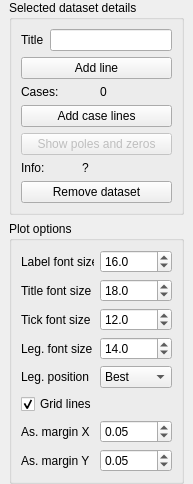
             <widget class="QWidget" name="scrollAreaWidgetContents">
              <property name="geometry">
               <rect>
                <x>0</x>
                <y>0</y>
                <width>193</width>
                <height>451</height>
               </rect>
              </property>
              <property name="sizePolicy">
               <sizepolicy hsizetype="Ignored" vsizetype="Preferred">
                <horstretch>0</horstretch>
                <verstretch>0</verstretch>
               </sizepolicy>
              </property>
              <layout class="QGridLayout" name="gridLayout_14">
               <property name="leftMargin">
                <number>0</number>
               </property>
               <property name="topMargin">
                <number>0</number>
               </property>
               <property name="rightMargin">
                <number>0</number>
               </property>
               <property name="bottomMargin">
                <number>0</number>
               </property>
               <item row="1" column="0">
                <widget class="QGroupBox" name="groupBox_2">
                 <property name="maximumSize">
                  <size>
                   <width>175</width>
                   <height>16777215</height>
                  </size>
                 </property>
                 <property name="title">
                  <string>Plot options</string>
                 </property>
                 <layout class="QGridLayout" name="gridLayout_7">
                  <property name="leftMargin">
                   <number>9</number>
                  </property>
                  <item row="1" column="0">
                   <widget class="QLabel" name="label_25">
                    <property name="text">
                     <string>Title font size</string>
                    </property>
                   </widget>
                  </item>
                  <item row="4" column="1">
                   <widget class="QComboBox" name="plt_legendpos">
                    <item>
                     <property name="text">
                      <string>Best</string>
                     </property>
                    </item>
                    <item>
                     <property name="text">
                      <string>Upper right</string>
                     </property>
                    </item>
                    <item>
                     <property name="text">
                      <string>Upper left</string>
                     </property>
                    </item>
                    <item>
                     <property name="text">
                      <string>Lower left</string>
                     </property>
                    </item>
                    <item>
                     <property name="text">
                      <string>Lower right</string>
                     </property>
                    </item>
                    <item>
                     <property name="text">
                      <string>Right</string>
                     </property>
                    </item>
                    <item>
                     <property name="text">
                      <string>Center left</string>
                     </property>
                    </item>
                    <item>
                     <property name="text">
                      <string>Center right</string>
                     </property>
                    </item>
                    <item>
                     <property name="text">
                      <string>Lower center</string>
                     </property>
                    </item>
                    <item>
                     <property name="text">
                      <string>Upper center</string>
                     </property>
                    </item>
                    <item>
                     <property name="text">
                      <string>Center</string>
                     </property>
                    </item>
                    <item>
                     <property name="text">
                      <string>None</string>
                     </property>
                    </item>
                   </widget>
                  </item>
                  <item row="3" column="1">
                   <widget class="QDoubleSpinBox" name="plt_legendsize_sb">
                    <property name="decimals">
                     <number>1</number>
                    </property>
                    <property name="minimum">
                     <double>5.000000000000000</double>
                    </property>
                    <property name="maximum">
                     <double>100.000000000000000</double>
                    </property>
                    <property name="singleStep">
                     <double>0.500000000000000</double>
                    </property>
                    <property name="value">
                     <double>14.000000000000000</double>
                    </property>
                   </widget>
                  </item>
                  <item row="2" column="1">
                   <widget class="QDoubleSpinBox" name="plt_ticksize_sb">
                    <property name="decimals">
                     <number>1</number>
                    </property>
                    <property name="minimum">
                     <double>5.000000000000000</double>
                    </property>
                    <property name="singleStep">
                     <double>0.500000000000000</double>
                    </property>
                    <property name="value">
                     <double>12.000000000000000</double>
                    </property>
                   </widget>
                  </item>
                  <item row="2" column="0">
                   <widget class="QLabel" name="label_24">
                    <property name="text">
                     <string>Tick font size</string>
                    </property>
                   </widget>
                  </item>
                  <item row="6" column="1">
                   <widget class="QDoubleSpinBox" name="plt_marginx">
                    <property name="maximum">
                     <double>1.000000000000000</double>
                    </property>
                    <property name="singleStep">
                     <double>0.010000000000000</double>
                    </property>
                    <property name="value">
                     <double>0.050000000000000</double>
                    </property>
                   </widget>
                  </item>
                  <item row="6" column="0">
                   <widget class="QLabel" name="label_21">
                    <property name="text">
                     <string>As. margin X</string>
                    </property>
                   </widget>
                  </item>
                  <item row="4" column="0">
                   <widget class="QLabel" name="label_19">
                    <property name="text">
                     <string>Leg. position</string>
                    </property>
                   </widget>
                  </item>
                  <item row="3" column="0">
                   <widget class="QLabel" name="label_18">
                    <property name="text">
                     <string>Leg. font size</string>
                    </property>
                   </widget>
                  </item>
                  <item row="0" column="1">
                   <widget class="QDoubleSpinBox" name="plt_labelsize_sb">
                    <property name="frame">
                     <bool>true</bool>
                    </property>
                    <property name="readOnly">
                     <bool>false</bool>
                    </property>
                    <property name="accelerated">
                     <bool>false</bool>
                    </property>
                    <property name="showGroupSeparator" stdset="0">
                     <bool>false</bool>
                    </property>
                    <property name="decimals">
                     <number>1</number>
                    </property>
                    <property name="minimum">
                     <double>5.000000000000000</double>
                    </property>
                    <property name="maximum">
                     <double>100.000000000000000</double>
                    </property>
                    <property name="singleStep">
                     <double>0.500000000000000</double>
                    </property>
                    <property name="value">
                     <double>16.000000000000000</double>
                    </property>
                   </widget>
                  </item>
                  <item row="0" column="0">
                   <widget class="QLabel" name="label_17">
                    <property name="text">
                     <string>Label font size</string>
                    </property>
                   </widget>
                  </item>
                  <item row="7" column="1">
                   <widget class="QDoubleSpinBox" name="plt_marginy">
                    <property name="maximum">
                     <double>1.000000000000000</double>
                    </property>
                    <property name="singleStep">
                     <double>0.010000000000000</double>
                    </property>
                    <property name="value">
                     <double>0.050000000000000</double>
                    </property>
                   </widget>
                  </item>
                  <item row="7" column="0">
                   <widget class="QLabel" name="label_20">
                    <property name="text">
                     <string>As. margin Y</string>
                    </property>
                   </widget>
                  </item>
                  <item row="5" column="0" colspan="2">
                   <widget class="QCheckBox" name="plt_grid">
                    <property name="text">
                     <string>Grid lines</string>
                    </property>
                    <property name="checked">
                     <bool>true</bool>
                    </property>
                   </widget>
                  </item>
                  <item row="1" column="1">
                   <widget class="QDoubleSpinBox" name="plt_titlesize_sb">
                    <property name="decimals">
                     <number>1</number>
                    </property>
                    <property name="minimum">
                     <double>5.000000000000000</double>
                    </property>
                    <property name="singleStep">
                     <double>0.500000000000000</double>
                    </property>
                    <property name="value">
                     <double>18.000000000000000</double>
                    </property>
                   </widget>
                  </item>
                 </layout>
                </widget>
               </item>
               <item row="0" column="0">
                <widget class="QGroupBox" name="dataset_gb">
                 <property name="sizePolicy">
                  <sizepolicy hsizetype="Preferred" vsizetype="Preferred">
                   <horstretch>0</horstretch>
                   <verstretch>0</verstretch>
                  </sizepolicy>
                 </property>
                 <property name="minimumSize">
                  <size>
                   <width>0</width>
                   <height>0</height>
                  </size>
                 </property>
                 <property name="maximumSize">
                  <size>
                   <width>175</width>
                   <height>16777215</height>
                  </size>
                 </property>
                 <property name="title">
                  <string>Selected dataset details</string>
                 </property>
                 <layout class="QGridLayout" name="gridLayout_5">
                  <item row="4" column="0">
                   <widget class="QPushButton" name="ds_poleszeros_btn">
                    <property name="enabled">
                     <bool>false</bool>
                    </property>
                    <property name="text">
                     <string>Show poles and zeros</string>
                    </property>
                   </widget>
                  </item>
                  <item row="2" column="0">
                   <layout class="QHBoxLayout" name="horizontalLayout_4">
                    <item>
                     <widget class="QLabel" name="label_13">
                      <property name="text">
                       <string>Cases:</string>
                      </property>
                     </widget>
                    </item>
                    <item>
                     <widget class="QLabel" name="ds_casenum_lb">
                      <property name="text">
                       <string>0</string>
                      </property>
                     </widget>
                    </item>
                   </layout>
                  </item>
                  <item row="5" column="0">
                   <layout class="QHBoxLayout" name="horizontalLayout_3" stretch="0,1">
                    <item>
                     <widget class="QLabel" name="label_14">
                      <property name="text">
                       <string>Info:</string>
                      </property>
                     </widget>
                    </item>
                    <item>
                     <widget class="QLabel" name="ds_info_lb">
                      <property name="maximumSize">
                       <size>
                        <width>90</width>
                        <height>16777215</height>
                       </size>
                      </property>
                      <property name="text">
                       <string>?</string>
                      </property>
                      <property name="wordWrap">
                       <bool>true</bool>
                      </property>
                     </widget>
                    </item>
                   </layout>
                  </item>
                  <item row="3" column="0">
                   <widget class="QPushButton" name="ds_caseadd_btn">
                    <property name="text">
                     <string>Add case lines</string>
                    </property>
                   </widget>
                  </item>
                  <item row="0" column="0">
                   <layout class="QHBoxLayout" name="horizontalLayout_2">
                    <item>
                     <widget class="QLabel" name="label_3">
                      <property name="text">
                       <string>Title</string>
                      </property>
                     </widget>
                    </item>
                    <item>
                     <widget class="QLineEdit" name="ds_title_edit"/>
                    </item>
                   </layout>
                  </item>
                  <item row="6" column="0">
                   <widget class="QPushButton" name="ds_remove_btn">
                    <property name="text">
                     <string>Remove dataset</string>
                    </property>
                   </widget>
                  </item>
                  <item row="1" column="0">
                   <widget class="QPushButton" name="ds_addline_btn">
                    <property name="text">
                     <string>Add line</string>
                    </property>
                   </widget>
                  </item>
                 </layout>
                </widget>
               </item>
              </layout>
             </widget>
